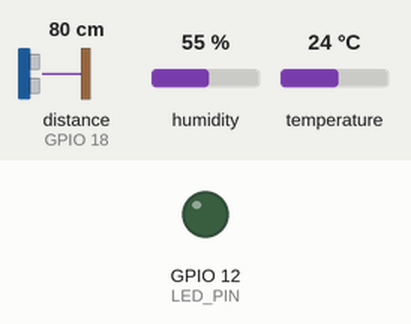
Recording of a sketch running on a simulated ESP32. On the bench: output pins drawn as LEDs (lit = HIGH). Wiring (from diagram.json): ultrasonic range finder: trigger GPIO 5; echo GPIO 18. The test bench sets the inputs (shaded band); at power-on: distance to the obstacle (sensor on GPIO 18) 80 cm, humidity 55 %, temperature 24 °C. The echo pulse lasts 58.3 µs per cm; WiFi joins after 1.5 s; servers stay silent unless stated; the local clock reads 2024-03-15 10:24:30 at power-on unless the sketch sets it; no MQTT or app messages arrive unless stated; pins used as bus, display or sensor lines are not drawn; what the sketch prints to the serial monitor is not drawn.

Above: at 3.6 s.
At 5.06 s:
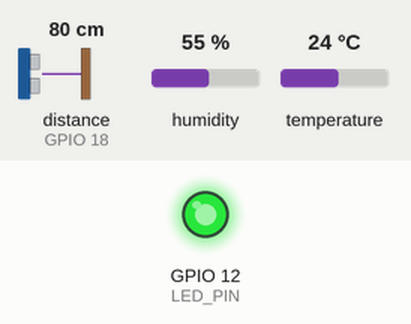
Timing chart, 0 to 8.7 s (numbered marks = the images above):
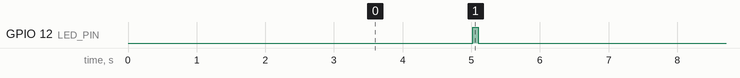

The sketch:

sketch.ino
```cpp
/*
 * ============================================================================
 *  BTH2 — Firmware Wokwi, kế thừa mạch của Bài 1 (DHT22 + HC-SR04 + LED).
 *
 *  Mạch (giữ nguyên của Bài 1):
 *      DHT22       : DATA = GPIO15, VCC 3V3
 *      HC-SR04     : TRIG = GPIO5, ECHO = GPIO18, VCC 5V/VIN
 *      LED (báo)   : GPIO12 qua điện trở 220Ω
 *
 *  Mới cho Bài 2:
 *    - Publish SONG SONG hai hướng:
 *        (a) ThingsBoard: topic v1/devices/me/telemetry — giữ dashboard Bài 1.
 *        (b) Broker PUBLIC (broker.hivemq.com): JSON có đầy đủ schema của
 *            Bài 2 (device_id, timestamp ISO-8601, seq, nested data) để
 *            collector local nhận và ghi vào InfluxDB.
 *    - LWT online/offline ở topic trạng thái.
 *    - NTP đồng bộ giờ để timestamp đúng múi GMT+7.
 *    - Nhận lệnh thay đổi chu kỳ qua topic config.
 *
 *  Thư viện cần cài (Library Manager của Wokwi):
 *      PubSubClient, DHT ESP (DHTesp của beegee_tokyo), ArduinoJson
 * ============================================================================
 */

#include <WiFi.h>
#include <PubSubClient.h>
#include <DHTesp.h>
#include <ArduinoJson.h>
#include <time.h>

// --------- Bật/tắt publish sang ThingsBoard (giữ luồng Bài 1) --------------
#define ENABLE_THINGSBOARD 1

// --------- WiFi (Wokwi) ----------------------------------------------------
const char* WIFI_SSID     = "Wokwi-GUEST";
const char* WIFI_PASSWORD = "";

// --------- ThingsBoard (giữ nguyên từ Bài 1) -------------------------------
const char* TB_HOST   = "thingsboard.cloud";
const int   TB_PORT   = 1883;
const char* TB_TOKEN  = "1yCs5THZFtEhfTrDkZpM";
const char* TB_TOPIC  = "v1/devices/me/telemetry";

// --------- Broker PUBLIC cho pipeline Bài 2 --------------------------------
const char* MQTT_HOST  = "broker.hivemq.com";
const int   MQTT_PORT  = 1883;
// Prefix duy nhất để không đụng người khác dùng broker public — ĐỔI theo bạn
const char* TOPIC_PREFIX = "anhanh/ptit/iot";
const char* DEVICE_ID    = "esp32-wokwi-01";
const char* LOCATION     = "wokwi-lab";

String TELEMETRY_TOPIC;   // <prefix>/<device_id>/telemetry
String STATUS_TOPIC;      // <prefix>/<device_id>/status (retained + LWT)
String CONFIG_TOPIC;      // <prefix>/<device_id>/config (subscribe)

// --------- Thời gian -------------------------------------------------------
const char* NTP_SERVER       = "pool.ntp.org";
const long  GMT_OFFSET_SEC   = 7 * 3600;    // GMT+7
const int   DST_OFFSET_SEC   = 0;
unsigned long SEND_INTERVAL_MS = 5000;

// --------- Chân ------------------------------------------------------------
const int DHT_PIN   = 15;
const int TRIG_PIN  = 5;
const int ECHO_PIN  = 18;
const int LED_PIN   = 12;

// --------- Khách MQTT: 2 kết nối song song --------------------------------
WiFiClient   wifiTB,  wifiPub;
PubSubClient tbClient(wifiTB);
PubSubClient pubClient(wifiPub);
DHTesp       dht;

unsigned long lastSend   = 0;
unsigned long sequenceNo = 0;

// =========================================================================
//                                HELPERS
// =========================================================================
String isoTimestamp() {
  struct tm t;
  if (!getLocalTime(&t)) return String("1970-01-01T00:00:00+07:00");
  char buf[32];
  strftime(buf, sizeof(buf), "%Y-%m-%dT%H:%M:%S+07:00", &t);
  return String(buf);
}

void connectWiFi() {
  Serial.print("[WiFi] connecting");
  WiFi.begin(WIFI_SSID, WIFI_PASSWORD, 6);
  while (WiFi.status() != WL_CONNECTED) { delay(400); Serial.print("."); }
  Serial.printf(" OK  IP=%s\n", WiFi.localIP().toString().c_str());
}

float readDistanceCm() {
  digitalWrite(TRIG_PIN, LOW);  delayMicroseconds(2);
  digitalWrite(TRIG_PIN, HIGH); delayMicroseconds(10);
  digitalWrite(TRIG_PIN, LOW);
  unsigned long duration = pulseIn(ECHO_PIN, HIGH, 30000);
  if (duration == 0) return NAN;
  return duration * 0.0343f / 2.0f;
}

// --------- Callback cho pubClient (chỉnh chu kỳ qua MQTT) -----------------
void onConfig(char* topic, byte* payload, unsigned int len) {
  StaticJsonDocument<96> doc;
  if (deserializeJson(doc, payload, len)) return;
  if (doc.containsKey("interval_ms")) {
    unsigned long v = doc["interval_ms"].as<unsigned long>();
    if (v >= 1000 && v <= 60000) {
      SEND_INTERVAL_MS = v;
      Serial.printf("[CFG] interval=%lu ms\n", v);
    }
  }
}

// --------- Kết nối ThingsBoard --------------------------------------------
void connectTB() {
#if ENABLE_THINGSBOARD
  tbClient.setServer(TB_HOST, TB_PORT);
  tbClient.setBufferSize(256);
  while (!tbClient.connected()) {
    String cid = "esp32-tb-" + String((uint32_t)ESP.getEfuseMac(), HEX);
    Serial.printf("[TB] connect %s:%d ... ", TB_HOST, TB_PORT);
    if (tbClient.connect(cid.c_str(), TB_TOKEN, NULL)) {
      Serial.println("OK");
    } else {
      Serial.printf("FAIL rc=%d\n", tbClient.state());
      delay(2000);
    }
  }
#endif
}

// --------- Kết nối broker public (BTH2 pipeline) --------------------------
void connectPub() {
  pubClient.setServer(MQTT_HOST, MQTT_PORT);
  pubClient.setBufferSize(512);
  pubClient.setKeepAlive(30);
  pubClient.setCallback(onConfig);
  while (!pubClient.connected()) {
    String cid = String(DEVICE_ID) + "-" + String((uint32_t)ESP.getEfuseMac(), HEX);
    Serial.printf("[PUB] connect %s:%d ... ", MQTT_HOST, MQTT_PORT);
    bool ok = pubClient.connect(cid.c_str(), nullptr, nullptr,
                                STATUS_TOPIC.c_str(), 1, true,
                                "{\"status\":\"offline\"}");
    if (ok) {
      Serial.println("OK");
      pubClient.publish(STATUS_TOPIC.c_str(), "{\"status\":\"online\"}", true);
      pubClient.subscribe(CONFIG_TOPIC.c_str(), 1);
    } else {
      Serial.printf("FAIL rc=%d\n", pubClient.state());
      delay(2000);
    }
  }
}

// =========================================================================
//                              SETUP / LOOP
// =========================================================================
void setup() {
  Serial.begin(115200);
  delay(500);
  Serial.println("\n======  ESP32 BTH2 — Wokwi  ======");

  pinMode(TRIG_PIN, OUTPUT);
  pinMode(ECHO_PIN, INPUT);
  pinMode(LED_PIN,  OUTPUT);
  dht.setup(DHT_PIN, DHTesp::DHT22);

  TELEMETRY_TOPIC = String(TOPIC_PREFIX) + "/" + DEVICE_ID + "/telemetry";
  STATUS_TOPIC    = String(TOPIC_PREFIX) + "/" + DEVICE_ID + "/status";
  CONFIG_TOPIC    = String(TOPIC_PREFIX) + "/" + DEVICE_ID + "/config";
  Serial.printf("[BOOT] telemetry = %s\n", TELEMETRY_TOPIC.c_str());

  connectWiFi();
  configTime(GMT_OFFSET_SEC, DST_OFFSET_SEC, NTP_SERVER);
  connectTB();
  connectPub();
}

void publishAll(float t, float h, float dist) {
  sequenceNo++;

  // (A) ThingsBoard — flat JSON như Bài 1
#if ENABLE_THINGSBOARD
  if (tbClient.connected()) {
    char tb[256];
    snprintf(tb, sizeof(tb),
      "{\"temperature\":%.2f,\"humidity\":%.2f,\"distance_cm\":%.2f,"
      "\"rssi\":%d,\"sequence\":%lu,\"uptime_s\":%lu}",
      t, h, dist, WiFi.RSSI(), sequenceNo, millis() / 1000);
    bool ok = tbClient.publish(TB_TOPIC, tb);
    Serial.printf("[TB PUB %s] %s\n", ok ? "OK" : "FAIL", tb);
  }
#endif

  // (B) Broker public — JSON đầy đủ schema của Bài 2
  if (pubClient.connected()) {
    StaticJsonDocument<384> doc;
    doc["device_id"] = DEVICE_ID;
    doc["location"]  = LOCATION;
    doc["timestamp"] = isoTimestamp();
    doc["seq"]       = sequenceNo;
    doc["uptime_s"]  = millis() / 1000;
    doc["rssi"]      = WiFi.RSSI();
    JsonObject d = doc.createNestedObject("data");
    d["temperature"] = round(t * 100) / 100.0;
    d["humidity"]    = round(h * 100) / 100.0;
    d["distance_cm"] = round(dist * 100) / 100.0;
    doc["unit_temperature"] = "C";
    doc["unit_humidity"]    = "%";
    doc["unit_distance"]    = "cm";

    char buf[384];
    size_t n = serializeJson(doc, buf, sizeof(buf));
    bool ok = pubClient.publish(TELEMETRY_TOPIC.c_str(),
                                (const uint8_t*)buf, n, false);
    Serial.printf("[BTH2 PUB %s] seq=%lu\n", ok ? "OK" : "FAIL", sequenceNo);
  }
}

void loop() {
  if (WiFi.status() != WL_CONNECTED) connectWiFi();
#if ENABLE_THINGSBOARD
  if (!tbClient.connected())  connectTB();
  tbClient.loop();
#endif
  if (!pubClient.connected()) connectPub();
  pubClient.loop();

  unsigned long now = millis();
  if (now - lastSend < SEND_INTERVAL_MS) return;
  lastSend = now;

  TempAndHumidity th = dht.getTempAndHumidity();
  float dist = readDistanceCm();

  if (!isfinite(th.temperature) || !isfinite(th.humidity) || !isfinite(dist)) {
    Serial.println("[WARN] invalid sensor — skip publish");
    return;
  }

  publishAll(th.temperature, th.humidity, dist);

  digitalWrite(LED_PIN, HIGH); delay(80); digitalWrite(LED_PIN, LOW);
}
```

Measured:
- by itself, GPIO 12 (LED_PIN): alternates HIGH for 0.08 s and LOW for 4.9 s
